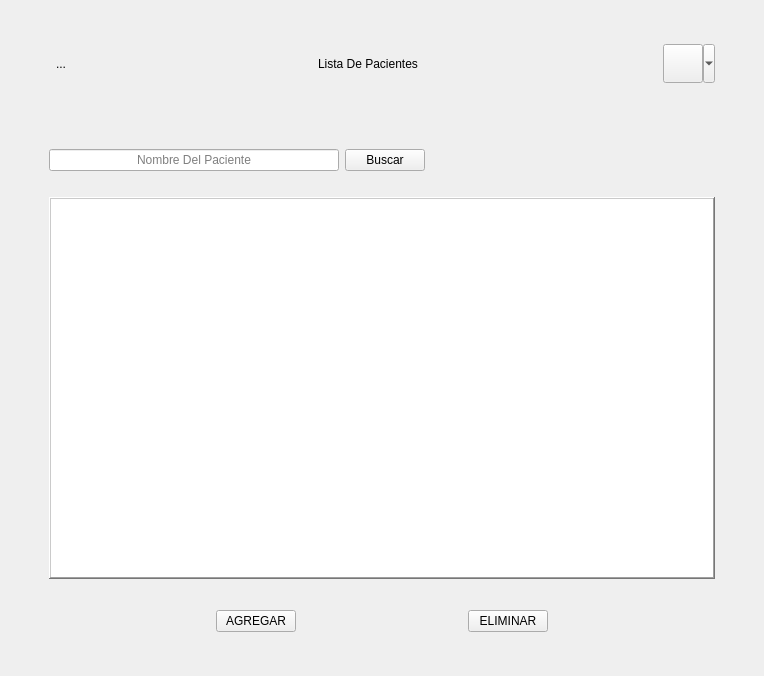
<?xml version="1.0" encoding="UTF-8"?>
<ui version="4.0">
 <class>Lista_Clientes</class>
 <widget class="QMainWindow" name="Lista_Clientes">
  <property name="geometry">
   <rect>
    <x>0</x>
    <y>0</y>
    <width>764</width>
    <height>676</height>
   </rect>
  </property>
  <property name="windowTitle">
   <string>Pacientes</string>
  </property>
  <widget class="QWidget" name="centralwidget">
   <layout class="QGridLayout" name="gridLayout_2">
    <item row="0" column="0">
     <layout class="QGridLayout" name="gridLayout">
      <property name="leftMargin">
       <number>40</number>
      </property>
      <property name="topMargin">
       <number>35</number>
      </property>
      <property name="rightMargin">
       <number>40</number>
      </property>
      <property name="bottomMargin">
       <number>35</number>
      </property>
      <item row="1" column="0">
       <layout class="QGridLayout" name="Barra_Superior">
        <item row="0" column="0">
         <layout class="QHBoxLayout" name="horizontalLayout_5">
          <item>
           <widget class="QToolButton" name="Regresar">
            <property name="enabled">
             <bool>true</bool>
            </property>
            <property name="font">
             <font>
              <underline>false</underline>
              <kerning>true</kerning>
             </font>
            </property>
            <property name="layoutDirection">
             <enum>Qt::LayoutDirection::LeftToRight</enum>
            </property>
            <property name="text">
             <string>...</string>
            </property>
            <property name="icon">
             <iconset theme="QIcon::ThemeIcon::GoPrevious"/>
            </property>
            <property name="autoRaise">
             <bool>true</bool>
            </property>
           </widget>
          </item>
          <item>
           <spacer name="horizontalSpacer_3">
            <property name="orientation">
             <enum>Qt::Orientation::Horizontal</enum>
            </property>
            <property name="sizeHint" stdset="0">
             <size>
              <width>40</width>
              <height>20</height>
             </size>
            </property>
           </spacer>
          </item>
          <item>
           <widget class="QLabel" name="Titulo">
            <property name="text">
             <string>Lista De Pacientes</string>
            </property>
            <property name="alignment">
             <set>Qt::AlignmentFlag::AlignCenter</set>
            </property>
           </widget>
          </item>
          <item>
           <spacer name="horizontalSpacer">
            <property name="orientation">
             <enum>Qt::Orientation::Horizontal</enum>
            </property>
            <property name="sizeHint" stdset="0">
             <size>
              <width>40</width>
              <height>20</height>
             </size>
            </property>
           </spacer>
          </item>
          <item>
           <widget class="QToolButton" name="Icon">
            <property name="text">
             <string/>
            </property>
            <property name="icon">
             <iconset resource="RECURSOS.qrc">
              <normaloff>:/IMAGENES/IMAGENES/LOGOS/Logo con fondo gris.png</normaloff>:/IMAGENES/IMAGENES/LOGOS/Logo con fondo gris.png</iconset>
            </property>
            <property name="iconSize">
             <size>
              <width>32</width>
              <height>32</height>
             </size>
            </property>
            <property name="popupMode">
             <enum>QToolButton::ToolButtonPopupMode::MenuButtonPopup</enum>
            </property>
           </widget>
          </item>
         </layout>
        </item>
        <item row="1" column="0">
         <spacer name="verticalSpacer">
          <property name="orientation">
           <enum>Qt::Orientation::Vertical</enum>
          </property>
          <property name="sizeType">
           <enum>QSizePolicy::Policy::Maximum</enum>
          </property>
          <property name="sizeHint" stdset="0">
           <size>
            <width>20</width>
            <height>40</height>
           </size>
          </property>
         </spacer>
        </item>
        <item row="3" column="0">
         <layout class="QHBoxLayout" name="horizontalLayout_4">
          <item>
           <layout class="QHBoxLayout" name="horizontalLayout_2">
            <property name="topMargin">
             <number>20</number>
            </property>
            <property name="bottomMargin">
             <number>20</number>
            </property>
            <item>
             <layout class="QHBoxLayout" name="horizontalLayout">
              <item>
               <widget class="QLineEdit" name="lineEdit">
                <property name="alignment">
                 <set>Qt::AlignmentFlag::AlignCenter</set>
                </property>
                <property name="placeholderText">
                 <string>Nombre Del Paciente</string>
                </property>
               </widget>
              </item>
             </layout>
            </item>
            <item>
             <widget class="QPushButton" name="pushButton">
              <property name="text">
               <string>Buscar</string>
              </property>
             </widget>
            </item>
            <item>
             <spacer name="horizontalSpacer_2">
              <property name="orientation">
               <enum>Qt::Orientation::Horizontal</enum>
              </property>
              <property name="sizeHint" stdset="0">
               <size>
                <width>40</width>
                <height>20</height>
               </size>
              </property>
             </spacer>
            </item>
           </layout>
          </item>
         </layout>
        </item>
       </layout>
      </item>
      <item row="3" column="0">
       <layout class="QHBoxLayout" name="horizontalLayout_3" stretch="0,0,0,0,0">
        <property name="topMargin">
         <number>25</number>
        </property>
        <property name="bottomMargin">
         <number>0</number>
        </property>
        <item>
         <spacer name="horizontalSpacer_4">
          <property name="orientation">
           <enum>Qt::Orientation::Horizontal</enum>
          </property>
          <property name="sizeHint" stdset="0">
           <size>
            <width>40</width>
            <height>20</height>
           </size>
          </property>
         </spacer>
        </item>
        <item>
         <widget class="QPushButton" name="Agregar">
          <property name="text">
           <string>AGREGAR</string>
          </property>
         </widget>
        </item>
        <item>
         <spacer name="horizontalSpacer_6">
          <property name="orientation">
           <enum>Qt::Orientation::Horizontal</enum>
          </property>
          <property name="sizeHint" stdset="0">
           <size>
            <width>40</width>
            <height>20</height>
           </size>
          </property>
         </spacer>
        </item>
        <item>
         <widget class="QPushButton" name="ELIMINAR">
          <property name="text">
           <string>ELIMINAR</string>
          </property>
         </widget>
        </item>
        <item>
         <spacer name="horizontalSpacer_5">
          <property name="orientation">
           <enum>Qt::Orientation::Horizontal</enum>
          </property>
          <property name="sizeHint" stdset="0">
           <size>
            <width>40</width>
            <height>20</height>
           </size>
          </property>
         </spacer>
        </item>
       </layout>
      </item>
      <item row="2" column="0">
       <layout class="QGridLayout" name="gridLayout_3">
        <property name="leftMargin">
         <number>0</number>
        </property>
        <property name="topMargin">
         <number>0</number>
        </property>
        <item row="0" column="0">
         <widget class="QTableWidget" name="Datos_Clientes">
          <property name="sizePolicy">
           <sizepolicy hsizetype="Expanding" vsizetype="Expanding">
            <horstretch>0</horstretch>
            <verstretch>0</verstretch>
           </sizepolicy>
          </property>
          <property name="layoutDirection">
           <enum>Qt::LayoutDirection::LeftToRight</enum>
          </property>
          <property name="autoFillBackground">
           <bool>false</bool>
          </property>
          <property name="frameShape">
           <enum>QFrame::Shape::WinPanel</enum>
          </property>
          <property name="frameShadow">
           <enum>QFrame::Shadow::Raised</enum>
          </property>
          <property name="lineWidth">
           <number>4</number>
          </property>
          <property name="midLineWidth">
           <number>4</number>
          </property>
          <property name="sizeAdjustPolicy">
           <enum>QAbstractScrollArea::SizeAdjustPolicy::AdjustIgnored</enum>
          </property>
          <property name="editTriggers">
           <set>QAbstractItemView::EditTrigger::NoEditTriggers</set>
          </property>
          <property name="selectionMode">
           <enum>QAbstractItemView::SelectionMode::SingleSelection</enum>
          </property>
          <property name="selectionBehavior">
           <enum>QAbstractItemView::SelectionBehavior::SelectRows</enum>
          </property>
          <property name="showGrid">
           <bool>true</bool>
          </property>
          <property name="columnCount">
           <number>0</number>
          </property>
          <attribute name="horizontalHeaderCascadingSectionResizes">
           <bool>true</bool>
          </attribute>
          <attribute name="horizontalHeaderMinimumSectionSize">
           <number>100</number>
          </attribute>
          <attribute name="horizontalHeaderDefaultSectionSize">
           <number>100</number>
          </attribute>
          <attribute name="horizontalHeaderHighlightSections">
           <bool>false</bool>
          </attribute>
          <attribute name="verticalHeaderVisible">
           <bool>false</bool>
          </attribute>
         </widget>
        </item>
       </layout>
      </item>
     </layout>
    </item>
   </layout>
  </widget>
 </widget>
 <resources>
  <include location="RECURSOS.qrc"/>
 </resources>
 <connections/>
</ui>
